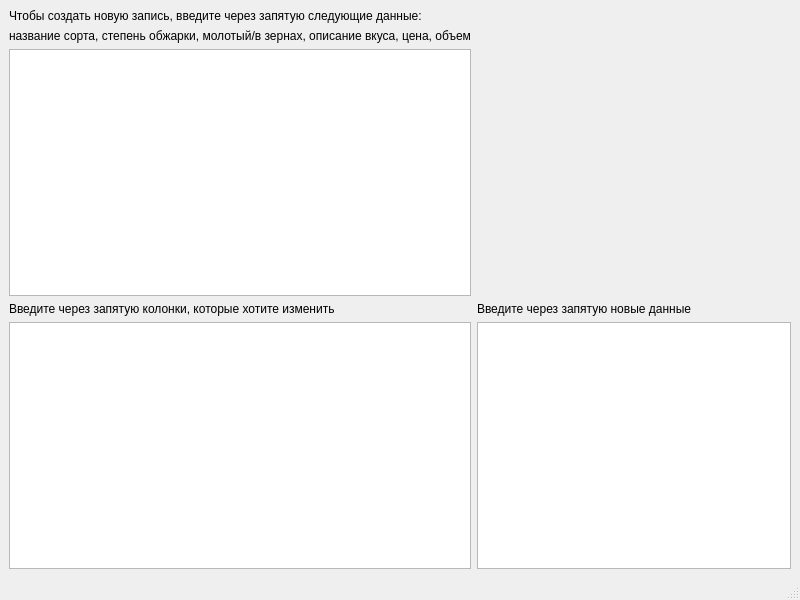
<?xml version="1.0" encoding="UTF-8"?>
<ui version="4.0">
 <class>MainWindow</class>
 <widget class="QMainWindow" name="MainWindow">
  <property name="geometry">
   <rect>
    <x>0</x>
    <y>0</y>
    <width>800</width>
    <height>600</height>
   </rect>
  </property>
  <property name="windowTitle">
   <string>MainWindow</string>
  </property>
  <widget class="QWidget" name="centralwidget">
   <layout class="QGridLayout" name="gridLayout_2">
    <item row="0" column="0">
     <widget class="QLabel" name="label">
      <property name="text">
       <string>Чтобы создать новую запись, введите через запятую следующие данные:</string>
      </property>
     </widget>
    </item>
    <item row="3" column="1">
     <widget class="QLabel" name="label_3">
      <property name="text">
       <string>Введите через запятую новые данные</string>
      </property>
     </widget>
    </item>
    <item row="4" column="1">
     <widget class="QTextEdit" name="textEdit_4"/>
    </item>
    <item row="2" column="0">
     <widget class="QTextEdit" name="textEdit"/>
    </item>
    <item row="3" column="0">
     <widget class="QLabel" name="label_2">
      <property name="text">
       <string>Введите через запятую колонки, которые хотите изменить</string>
      </property>
     </widget>
    </item>
    <item row="4" column="0">
     <widget class="QTextEdit" name="textEdit_2"/>
    </item>
    <item row="1" column="0">
     <widget class="QLabel" name="label_4">
      <property name="text">
       <string>название сорта, степень обжарки, молотый/в зернах, описание вкуса, цена, объем</string>
      </property>
     </widget>
    </item>
   </layout>
  </widget>
  <widget class="QMenuBar" name="menubar">
   <property name="geometry">
    <rect>
     <x>0</x>
     <y>0</y>
     <width>800</width>
     <height>18</height>
    </rect>
   </property>
  </widget>
  <widget class="QStatusBar" name="statusbar"/>
 </widget>
 <resources/>
 <connections/>
</ui>
